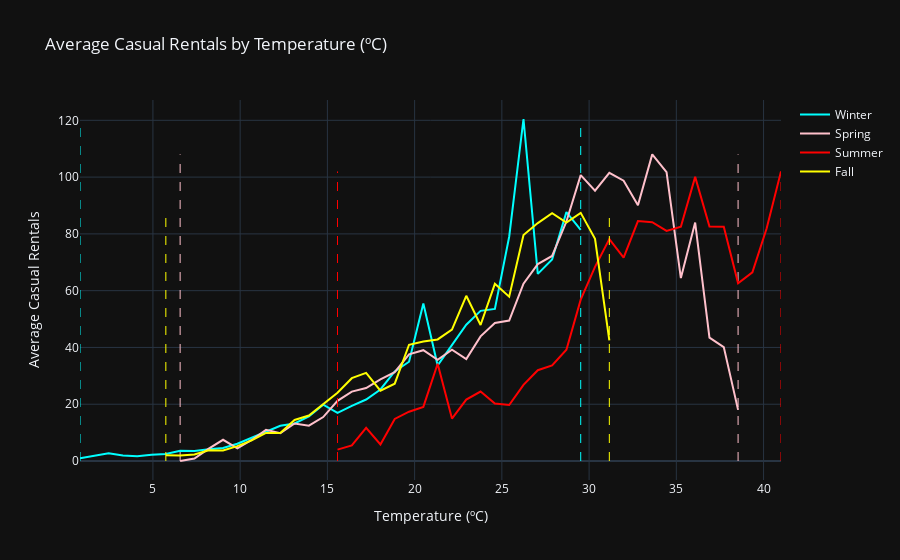
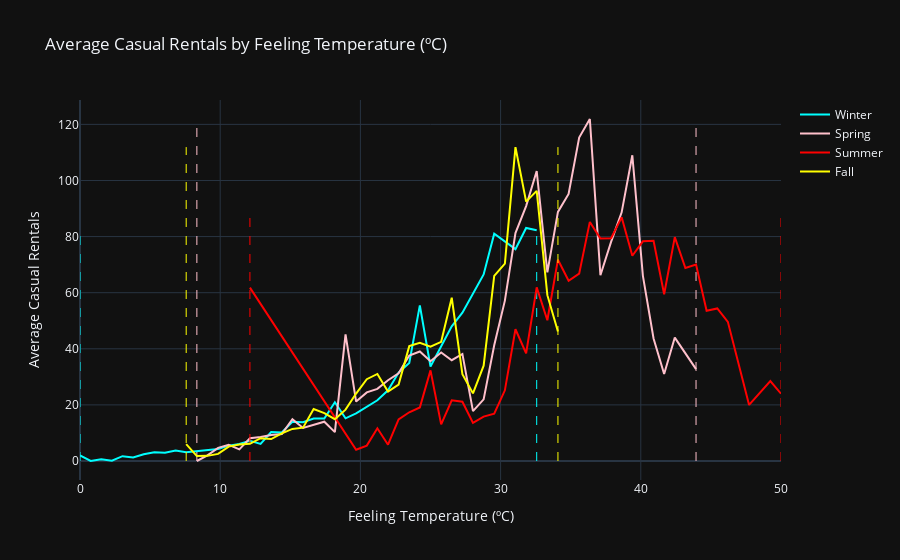

Notebook code cell kept with these figures, in order:
### Markdown cell above
## Explanation of the Line Graphs

### Weather Feature Findings

1. **Temperature (ºC)**:
    - The line graph shows a clear pattern of rentals peaking in summer and dropping in winter. This indicates that temperature has a significant impact on casual rentals, with warm weather encouraging more bike usage. On the other hand, registered rentals show less variability across seasons, with a slight increase in summer and a decrease in winter. This suggests that registered users are less influenced by temperature changes compared to casual users.
2. **Feeling Temperature (ºC)**:
    - The patterns observed are similar to our findings in the bar chart and violin plot, with rentals peaking in summer and dropping in winter. This reinforces the importance of perceived comfort in influencing casual rentals.
3. **Humidity (\%)**:
    - In all cases, the highest number of rentals is observed at moderate humidity levels (40-60\%). Rentals drop significantly at very high (>80\%) or very low (<20\%) humidity, indicating that extreme humidity levels deter casual users.
4. **Windspeed (km/h)**:
    - In all cases, rentals decrease steadily as wind speed increases, with a sharp drop above 20 km/h. This suggests that strong winds are a significant deterrent for casual users, regardless of the season. However,for registered users, the drop is less steep, indicating that they are more resilient to wind conditions.

### Key Observations

- **User Behavior**:
    - Casual users show more sensitivity to weather conditions, with significant drops in rentals during adverse weather.
    - Registered users, while also affected by weather, show more consistent rental patterns, likely due to regular commuting needs.

### Numerical Findings

- **Temperature**:
    - Casual rentals peak at around 25-30ºC, with a significant drop below 10ºC and above 35ºC.
    - Registered rentals also peak at around 25-30ºC, but the drop is less steep compared to casual rentals.

- **Humidity**:
    - Casual rentals are highest at moderate humidity levels (40-60\%) and drop significantly at very high (>80\%) or very low (<20\%) humidity.
    - Registered rentals follow a similar pattern but are less affected by extreme humidity levels.

- **Windspeed**:
    - Casual rentals decrease steadily as wind speed increases, with a sharp drop above 20 km/h.
    - Registered rentals also decrease with increasing wind speed but show a more gradual decline.

These findings highlight the importance of considering weather conditions when planning and managing bike-sharing services to cater to different user groups effectively.

### Code cell
# Denormalize the weather features to original scales
denormalized_temp = data['temp'] * 41
denormalized_atemp = data['atemp'] * 50
denormalized_hum = data['hum'] * 100
denormalized_windspeed = data['windspeed'] * 67

# Create a new dataframe with denormalized features
denormalized_data = data.copy()
denormalized_data['temp_denorm'] = denormalized_temp
denormalized_data['atemp_denorm'] = denormalized_atemp
denormalized_data['hum_denorm'] = denormalized_hum
denormalized_data['windspeed_denorm'] = denormalized_windspeed

# Function to plot line graphs for casual and registered rentals by weather feature
def plot_line_graph(weather_feature, target_feature, title, xaxis_title):
    fig = go.Figure()

    # Group by season and calculate average rentals
    for season in denormalized_data['season'].unique():
        season_data = denormalized_data[denormalized_data['season'] == season]
        group_means = season_data.groupby(weather_feature)[target_feature].mean().reset_index()

        # Min and max values for vertical lines
        min_value = group_means[weather_feature].min()
        max_value = group_means[weather_feature].max()

        # Define season color
        season_color = season_colors.get(season, 'gray')

        # Plot smooth line for each season
        fig.add_trace(go.Scatter(x=group_means[weather_feature], y=group_means[target_feature], mode='lines', name=season_labels.get(season, f"Season {season}"), line=dict(width=2, color=season_color)))

        # Add dashed lines at min and max values
        fig.add_trace(go.Scatter(x=[min_value, min_value], y=[0, group_means[target_feature].max()], mode='lines', line=dict(dash='dash', width=1, color=season_color), showlegend=False))
        fig.add_trace(go.Scatter(x=[max_value, max_value], y=[0, group_means[target_feature].max()], mode='lines', line=dict(dash='dash', width=1, color=season_color), showlegend=False))

    # Update layout
    fig.update_layout(title=title, xaxis_title=xaxis_title, yaxis_title=f"Average {target_feature.capitalize()} Rentals", template='plotly_dark', showlegend=True)

    # Show the plot
    fig.show()

# Plot Casual Rentals vs Weather Features with unit labels
for feature, feature_name in zip(['temp_denorm', 'atemp_denorm', 'hum_denorm', 'windspeed_denorm'], ['Temperature (ºC)', 'Feeling Temperature (ºC)', 'Humidity (%)', 'Windspeed (km/h)']):
    plot_line_graph(feature, 'casual', f"Average Casual Rentals by {feature_name}", feature_name)

# Plot Registered Rentals vs Weather Features with unit labels
for feature, feature_name in zip(['temp_denorm', 'atemp_denorm', 'hum_denorm', 'windspeed_denorm'], ['Temperature (ºC)', 'Feeling Temperature (ºC)', 'Humidity (%)', 'Windspeed (km/h)']):
    plot_line_graph(feature, 'registered', f"Average Registered Rentals by {feature_name}", feature_name)

### Figure 1 — Plotly figure (JSON) as saved in the notebook; plotly's stock layout.template omitted (floating-point values rounded to 4 significant figures)
{"data": [{"line": {"color": "cyan", "width": 2}, "mode": "lines", "name": "Winter", "type": "scatter", "x": [0.82, 1.64, 2.46, 3.28, 4.1, 4.92, 5.74, 6.56, 7.38, 8.2, 9.02, 9.84, 10.66, 11.48, 12.3, 13.12, 13.94, 14.76, 15.58, 16.4, 17.22, 18.04, 18.86, 19.68, 20.5, 21.32, 22.14, 22.96, 23.78, 24.6, 25.42, 26.24, 27.06, 27.88, 28.7, 29.52], "y": [0.9412, 1.75, 2.75, 1.941, 1.667, 2.224, 2.441, 3.614, 3.518, 4.099, 4.559, 6.073, 8.235, 10.5, 12.43, 13.23, 15.68, 19.82, 16.95, 19.39, 21.66, 25.2, 31.54, 34.96, 55.48, 33.67, 40.76, 48, 52.88, 53.57, 79, 120.5, 65.9, 71, 87.67, 81.4]}, {"line": {"color": "cyan", "dash": "dash", "width": 1}, "mode": "lines", "showlegend": false, "type": "scatter", "x": [0.82, 0.82], "y": [0, 120.5]}, {"line": {"color": "cyan", "dash": "dash", "width": 1}, "mode": "lines", "showlegend": false, "type": "scatter", "x": [29.52, 29.52], "y": [0, 120.5]}, {"line": {"color": "pink", "width": 2}, "mode": "lines", "name": "Spring", "type": "scatter", "x": [6.56, 7.38, 8.2, 9.02, 9.84, 10.66, 11.48, 12.3, 13.12, 13.94, 14.76, 15.58, 16.4, 17.22, 18.04, 18.86, 19.68, 20.5, 21.32, 22.14, 22.96, 23.78, 24.6, 25.42, 26.24, 27.06, 27.88, 28.7, 29.52, 30.34, 31.16, 31.98, 32.8, 33.62, 34.44, 35.26, 36.08, 36.9, 37.72, 38.54], "y": [0, 0.8571, 4.333, 7.474, 4.436, 7.415, 10.96, 9.762, 13.21, 12.45, 15.47, 21.19, 24.45, 25.71, 28.77, 31.29, 37.59, 39.04, 35.67, 39.23, 35.92, 43.91, 48.61, 49.47, 62.46, 69.35, 72.23, 84.36, 100.7, 95.21, 101.5, 98.71, 90.11, 108, 101.8, 64.43, 84, 43.44, 40.14, 18]}, {"line": {"color": "pink", "dash": "dash", "width": 1}, "mode": "lines", "showlegend": false, "type": "scatter", "x": [6.56, 6.56], "y": [0, 108]}, {"line": {"color": "pink", "dash": "dash", "width": 1}, "mode": "lines", "showlegend": false, "type": "scatter", "x": [38.54, 38.54], "y": [0, 108]}, {"line": {"color": "red", "width": 2}, "mode": "lines", "name": "Summer", "type": "scatter", "x": [15.58, 16.4, 17.22, 18.04, 18.86, 19.68, 20.5, 21.32, 22.14, 22.96, 23.78, 24.6, 25.42, 26.24, 27.06, 27.88, 28.7, 29.52, 30.34, 31.16, 31.98, 32.8, 33.62, 34.44, 35.26, 36.08, 36.9, 37.72, 38.54, 39.36, 40.18, 41], "y": [4, 5.5, 11.67, 5.818, 14.83, 17.36, 19.08, 34.25, 14.95, 21.64, 24.48, 20.25, 19.71, 26.83, 31.98, 33.68, 39.19, 56.82, 68.37, 78.15, 71.65, 84.5, 84.13, 81.06, 82.51, 100.1, 82.55, 82.5, 62.62, 66.44, 82, 102]}, {"line": {"color": "red", "dash": "dash", "width": 1}, "mode": "lines", "showlegend": false, "type": "scatter", "x": [15.58, 15.58], "y": [0, 102]}, {"line": {"color": "red", "dash": "dash", "width": 1}, "mode": "lines", "showlegend": false, "type": "scatter", "x": [41, 41], "y": [0, 102]}, {"line": {"color": "yellow", "width": 2}, "mode": "lines", "name": "Fall", "type": "scatter", "x": [5.74, 6.56, 7.38, 8.2, 9.02, 9.84, 10.66, 11.48, 12.3, 13.12, 13.94, 14.76, 15.58, 16.4, 17.22, 18.04, 18.86, 19.68, 20.5, 21.32, 22.14, 22.96, 23.78, 24.6, 25.42, 26.24, 27.06, 27.88, 28.7, 29.52, 30.34, 31.16], "y": [2, 1.923, 2.273, 3.8, 3.697, 5.228, 7.237, 9.887, 9.882, 14.46, 16.01, 19.99, 24.04, 29.17, 31.04, 24.76, 27.24, 40.94, 42.12, 42.82, 46.26, 58.2, 47.91, 62.4, 57.86, 79.62, 83.8, 87.32, 83.97, 87.4, 78.27, 42.5]}, {"line": {"color": "yellow", "dash": "dash", "width": 1}, "mode": "lines", "showlegend": false, "type": "scatter", "x": [5.74, 5.74], "y": [0, 87.4]}, {"line": {"color": "yellow", "dash": "dash", "width": 1}, "mode": "lines", "showlegend": false, "type": "scatter", "x": [31.16, 31.16], "y": [0, 87.4]}], "layout": {"showlegend": true, "title": {"text": "Average Casual Rentals by Temperature (ºC)"}, "xaxis": {"title": {"text": "Temperature (ºC)"}}, "yaxis": {"title": {"text": "Average Casual Rentals"}}}}

### Figure 2 — Plotly figure (JSON) as saved in the notebook; plotly's stock layout.template omitted (floating-point values rounded to 4 significant figures)
{"data": [{"line": {"color": "cyan", "width": 2}, "mode": "lines", "name": "Winter", "type": "scatter", "x": [0, 0.76, 1.515, 2.275, 3.03, 3.79, 4.545, 5.305, 6.06, 6.82, 7.575, 8.335, 9.09, 9.85, 10.61, 11.37, 12.12, 12.88, 13.63, 14.39, 15.15, 15.91, 16.66, 17.42, 18.18, 18.94, 19.7, 20.46, 21.21, 21.97, 22.73, 23.48, 24.24, 25, 25.76, 26.52, 27.27, 28.79, 29.54, 30.3, 31.06, 31.82, 32.57], "y": [2, 0, 0.625, 0.1111, 1.714, 1.25, 2.385, 3.143, 2.919, 3.711, 3.157, 3.506, 3.912, 4.274, 5.464, 6.058, 7.195, 6.075, 10.31, 10.18, 13.95, 13.79, 15.16, 15.16, 20.93, 15.22, 16.95, 19.39, 21.66, 25.2, 31.54, 34.96, 55.48, 33.67, 40.76, 48, 52.88, 66.5, 81, 78.18, 75.52, 83.08, 82.25]}, {"line": {"color": "cyan", "dash": "dash", "width": 1}, "mode": "lines", "showlegend": false, "type": "scatter", "x": [0, 0], "y": [0, 83.08]}, {"line": {"color": "cyan", "dash": "dash", "width": 1}, "mode": "lines", "showlegend": false, "type": "scatter", "x": [32.57, 32.57], "y": [0, 83.08]}, {"line": {"color": "pink", "width": 2}, "mode": "lines", "name": "Spring", "type": "scatter", "x": [8.335, 9.09, 9.85, 10.61, 11.37, 12.12, 12.88, 13.63, 14.39, 15.15, 15.91, 16.66, 17.42, 18.18, 18.94, 19.7, 20.46, 21.21, 21.97, 22.73, 23.48, 24.24, 25, 25.76, 26.52, 27.27, 28.03, 28.79, 29.54, 30.3, 31.06, 31.82, 32.57, 33.34, 34.09, 34.85, 35.6, 36.36, 37.12, 37.88, 38.64, 39.4, 40.15, 40.91, 41.66, 42.43, 43.94], "y": [0, 2, 4.7, 5.762, 4.143, 8.125, 8.593, 9.277, 9.592, 14.93, 11.77, 12.82, 14, 10.3, 45.17, 21.19, 24.45, 25.71, 28.77, 31.29, 37.59, 39.04, 35.55, 38.7, 35.92, 38.14, 17.77, 21.96, 41.27, 57.17, 81.27, 90.87, 103.4, 67.25, 88.78, 95.2, 115.3, 121.9, 66.21, 78.1, 88.65, 109, 66, 43.69, 31, 44, 32.75]}, {"line": {"color": "pink", "dash": "dash", "width": 1}, "mode": "lines", "showlegend": false, "type": "scatter", "x": [8.335, 8.335], "y": [0, 121.9]}, {"line": {"color": "pink", "dash": "dash", "width": 1}, "mode": "lines", "showlegend": false, "type": "scatter", "x": [43.94, 43.94], "y": [0, 121.9]}, {"line": {"color": "red", "width": 2}, "mode": "lines", "name": "Summer", "type": "scatter", "x": [12.12, 19.7, 20.46, 21.21, 21.97, 22.73, 23.48, 24.24, 25, 25.76, 26.52, 27.27, 28.03, 28.79, 29.54, 30.3, 31.06, 31.82, 32.57, 33.34, 34.09, 34.85, 35.6, 36.36, 37.12, 37.88, 38.64, 39.4, 40.15, 40.91, 41.66, 42.43, 43.18, 43.94, 44.7, 45.45, 46.21, 47.73, 49.24, 50], "y": [61.79, 4, 5.5, 11.67, 5.818, 14.83, 17.36, 19.08, 32.32, 13.04, 21.64, 21.12, 13.56, 15.81, 16.88, 25.21, 46.96, 38.37, 61.88, 50.17, 71.77, 64.24, 66.79, 85.23, 79.33, 79.4, 86.86, 73.17, 78.32, 78.52, 59.43, 79.79, 68.8, 70, 53.53, 54.4, 49.6, 20, 28.5, 24]}, {"line": {"color": "red", "dash": "dash", "width": 1}, "mode": "lines", "showlegend": false, "type": "scatter", "x": [12.12, 12.12], "y": [0, 86.86]}, {"line": {"color": "red", "dash": "dash", "width": 1}, "mode": "lines", "showlegend": false, "type": "scatter", "x": [50, 50], "y": [0, 86.86]}, {"line": {"color": "yellow", "width": 2}, "mode": "lines", "name": "Fall", "type": "scatter", "x": [7.575, 8.335, 9.09, 9.85, 10.61, 11.37, 12.12, 12.88, 13.63, 14.39, 15.15, 15.91, 16.66, 17.42, 18.18, 18.94, 19.7, 20.46, 21.21, 21.97, 22.73, 23.48, 24.24, 25, 25.76, 26.52, 27.27, 28.03, 28.79, 29.54, 30.3, 31.06, 31.82, 32.57, 33.34, 34.09], "y": [6, 1.75, 1.833, 2.538, 5.14, 5.868, 6.111, 8.123, 7.836, 9.851, 11.43, 11.89, 18.55, 17.06, 14.91, 18.31, 24.04, 29.17, 31.04, 24.76, 27.24, 40.94, 42.12, 40.74, 42.49, 58.2, 30.92, 24.11, 33.98, 66, 70.33, 111.9, 92.45, 96.31, 59.12, 46.17]}, {"line": {"color": "yellow", "dash": "dash", "width": 1}, "mode": "lines", "showlegend": false, "type": "scatter", "x": [7.575, 7.575], "y": [0, 111.9]}, {"line": {"color": "yellow", "dash": "dash", "width": 1}, "mode": "lines", "showlegend": false, "type": "scatter", "x": [34.09, 34.09], "y": [0, 111.9]}], "layout": {"showlegend": true, "title": {"text": "Average Casual Rentals by Feeling Temperature (ºC)"}, "xaxis": {"title": {"text": "Feeling Temperature (ºC)"}}, "yaxis": {"title": {"text": "Average Casual Rentals"}}}}
